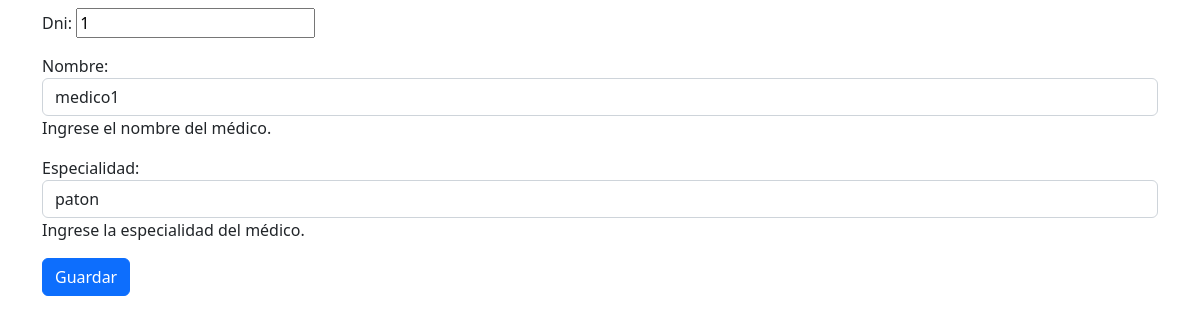
The app's page /medicos/4/actualizar/ with its own data.
### SchedulerPrueba/models.py (models this page shows, shortened)
class Medico(models.Model):
    dni=models.IntegerField(unique=True)
    nombre = models.CharField(max_length=100)
    especialidad = models.CharField(max_length=100)
    calendario = models.ForeignKey(Calendar, on_delete=models.CASCADE, null=True, blank=True)

### SchedulerPrueba/views.py (the view)
# urls.py: path('medicos/<int:pk>/actualizar/', MedicoUpdateView.as_view(), name='medico_update'),
class MedicoUpdateView(UpdateView):
    model = Medico
    form_class = MedicoForm
    template_name = 'medico_form.html'
    success_url = reverse_lazy('medico_list')

### SchedulerPrueba/forms.py
class MedicoForm(forms.ModelForm):
    class Meta:
        model = Medico
        fields = ['dni','nombre', 'especialidad']
        widgets = {
            'nombre': forms.TextInput(attrs={'class': 'form-control'}),
            'especialidad': forms.TextInput(attrs={'class': 'form-control'}),
            'calendario': forms.HiddenInput(),
        }
        help_texts = {
            'nombre': '<span class="help-block">Ingrese el nombre del médico.</span>',
            'especialidad': '<span class="help-block">Ingrese la especialidad del médico.</span>',
        }
        error_messages = {
            'nombre': {
                'required': 'Este campo es obligatorio',
            },
            'especialidad': {
                'required': 'Este campo es obligatorio',
            },
        }

### SchedulerPrueba/templates/medico_form.html (shortened to what this page needs)
{% extends 'base.html' %}
{% block content %}
<div class="container">
  <form method="post">
    {{ form.as_p }}
    <button type="submit" class="btn btn-primary">Guardar</button>
  </form>
</div>
{% endblock %}

### records on screen
Medico: dni "1", nombre "medico1", especialidad "paton"
